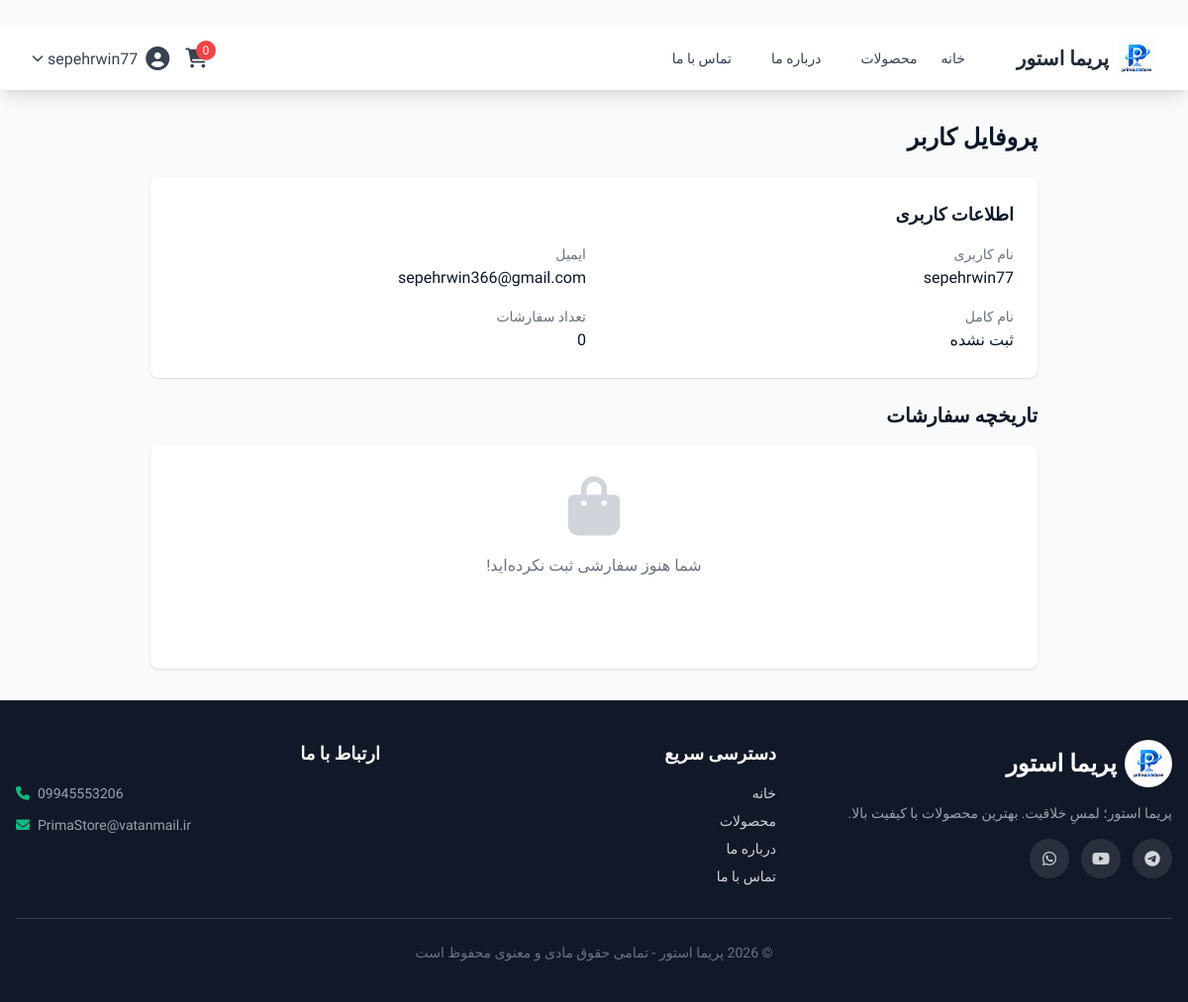
Screenshot of /profile (signed in) with the database file from the repository.
### app/main.py (models this page shows)
class User(UserMixin, db.Model):
    __tablename__ = 'users'
    id = db.Column(db.Integer, primary_key=True)
    username = db.Column(db.String(80), unique=True, nullable=False)
    email = db.Column(db.String(120), unique=True, nullable=False)
    password_hash = db.Column(db.String(200), nullable=False)
    full_name = db.Column(db.String(100))
    is_admin = db.Column(db.Boolean, default=False)
    is_active = db.Column(db.Boolean, default=True)

### app/main.py (the view)
@app.route('/profile')
@login_required
def profile():
    orders = Order.query.filter_by(user_id=current_user.id).order_by(Order.created_at.desc()).all()
    return render_template('profile.html', orders=orders)

### app/main.py (called while the page is built)
@login_manager.user_loader
def load_user(user_id):
    return User.query.get(int(user_id))

@app.context_processor
def inject_announcement():
    global announcement, announcement_link, announcement_page
    from datetime import datetime
    current_page = request.endpoint or ""
    show = False
    if announcement_page == "all":
        show = True
    elif announcement_page == "home" and current_page == "index":
        show = True
    elif announcement_page == "products" and current_page == "products":
        show = True
    elif announcement_page == "product" and current_page == "product_detail":
        show = True
    return {
        "announcement": announcement if show else None,
        "announcement_link": announcement_link if show else None,
        "now": datetime.now()
    }

### app/interfaces/templates/profile.html (shortened to what this page needs)
﻿{% extends "base.html" %}
{% block content %}
<div class="max-w-4xl mx-auto">
    <h1 class="text-2xl font-bold mb-6">پروفایل کاربر</h1>
    <div class="bg-white rounded-lg shadow p-6 mb-6">
        <h2 class="text-lg font-semibold mb-4">اطلاعات کاربری</h2>
        <div class="grid grid-cols-2 gap-4">
            <div>
                <p class="text-sm text-gray-500">نام کاربری</p>
                <p class="font-medium">{{ current_user.username }}</p>
            </div>
            <div>
                <p class="text-sm text-gray-500">ایمیل</p>
                <p class="font-medium">{{ current_user.email }}</p>
            </div>
            <div>
                <p class="text-sm text-gray-500">نام کامل</p>
                <p class="font-medium">{{ current_user.full_name or 'ثبت نشده' }}</p>
            </div>
            <div>
                <p class="text-sm text-gray-500">تعداد سفارشات</p>
                <p class="font-medium">{{ orders|length }}</p>
            </div>
        </div>
    </div>
    <h2 class="text-xl font-bold mb-4">تاریخچه سفارشات</h2>
    {% if orders %}
    <div class="bg-white rounded-lg shadow overflow-hidden">
        <table class="w-full">
            <thead>
                <tr class="bg-gray-100">
                    <th class="px-4 py-3 text-right">شماره سفارش</th>
                    <th class="px-4 py-3 text-right">تاریخ</th>
                    <th class="px-4 py-3 text-right">مبلغ</th>
                    <th class="px-4 py-3 text-right">وضعیت</th>
                    <th class="px-4 py-3 text-right">عملیات</th>
                </tr>
            </thead>
            <tbody>
                {% for order in orders %}
                <tr class="border-b hover:bg-gray-50">
                    <td class="px-4 py-3">{{ order.order_number }}</td>
                    <td class="px-4 py-3">{{ order.created_at.strftime('%Y/%m/%d') }}</td>
                    <td class="px-4 py-3">{{ order.total_amount|format_currency }}</td>
                    <td class="px-4 py-3">
                        <span class="px-2 py-1 rounded text-sm
                            {% if order.status == 'pending' %}bg-yellow-100 text-yellow-800
                            {% elif order.status == 'paid' %}bg-blue-100 text-blue-800
                            {% elif order.status == 'shipped' %}bg-purple-100 text-purple-800
                            {% elif order.status == 'delivered' %}bg-green-100 text-green-800
                            {% elif order.status == 'cancelled' %}bg-red-100 text-red-800
                            {% endif %}">
                            {{ order.status }}
                        </span>
                    </td>
                    <td class="px-4 py-3">
                        <a href="/order/{{ order.id }}" class="text-blue-600 hover:text-blue-800">
                            <i class="fas fa-eye"></i> مشاهده
                        </a>
                    </td>
                </tr>
                {% endfor %}
            </tbody>
        </table>
    </div>
    {% else %}
    <div class="bg-white rounded-lg shadow p-8 text-center">
        <i class="fas fa-shopping-bag text-6xl text-gray-300 mb-4"></i>
        <p class="text-gray-500">شما هنوز سفارشی ثبت نکرده‌اید!</p>
        <a href="/products" class="inline-block mt-4 bg-primary-600 text-white px-6 py-2 rounded-lg hover:bg-primary-700 transition">
        </a>
    </div>
    {% endif %}
</div>
{% endblock %}

### app/interfaces/templates/base.html (shortened to what this page needs)
<!DOCTYPE html>
<html lang="fa" dir="rtl">
<head>
    <script src="{{ url_for('static', filename='js/tailwind.js') }}"></script>
    <link href="https://cdnjs.cloudflare.com/ajax/libs/font-awesome/6.5.1/css/all.min.css" rel="stylesheet">
    <link rel="stylesheet" href="{{ url_for('static', filename='css/style.css') }}">
</head>
<body class="bg-gray-50 flex flex-col min-h-screen">
    <nav class="bg-white shadow-lg sticky top-0 z-50">
        <div class="max-w-7xl mx-auto px-4 sm:px-6 lg:px-8">
            <div class="flex justify-between h-16">
                <div class="flex items-center">
                    <a href="/" class="flex items-center gap-2 group">
                        <img src="{{ url_for('static', filename='images/logo.png') }}" alt="پریما استور" class="h-10 w-10 object-contain transition-transform duration-300 group-hover:scale-110 group-hover:rotate-6">
                        <span class="text-xl font-bold text-gray-800 transition-colors duration-300 group-hover:text-emerald-600">پریما استور</span>
                    </a>
                    <div class="hidden md:flex mr-10 space-x-4">
                        <a href="/" class="text-gray-700 hover:text-emerald-600 px-3 py-2 rounded-md text-sm font-medium transition">خانه</a>
                        <a href="/products" class="text-gray-700 hover:text-emerald-600 px-3 py-2 rounded-md text-sm font-medium transition">محصولات</a>
                        <a href="/about" class="text-gray-700 hover:text-emerald-600 px-3 py-2 rounded-md text-sm font-medium transition">درباره ما</a>
                        <a href="/contact" class="text-gray-700 hover:text-emerald-600 px-3 py-2 rounded-md text-sm font-medium transition">تماس با ما</a>
                    </div>
                </div>
                <div class="flex items-center space-x-4 space-x-reverse">
                    <a href="/cart" class="relative text-gray-700 hover:text-emerald-600 transition">
                        <i class="fas fa-shopping-cart text-xl"></i>
                        <span class="absolute -top-2 -right-2 bg-red-500 text-white text-xs rounded-full h-5 w-5 flex items-center justify-center">
                            {{ session.get('cart', {})|length }}
                        </span>
                    </a>
                    {% if current_user.is_authenticated %}
                    <div class="relative group">
                        <button class="flex items-center text-gray-700 hover:text-emerald-600 transition">
                            <i class="fas fa-user-circle text-2xl"></i>
                            <span class="mr-2">{{ current_user.username }}</span>
                            <i class="fas fa-chevron-down text-xs mr-1"></i>
                        </button>
                    {% else %}
                    <a href="/auth/login" class="text-gray-700 hover:text-emerald-600 transition font-medium">ورود</a>
                    <a href="/auth/register" class="bg-emerald-600 text-white px-4 py-2 rounded-lg hover:bg-emerald-700 transition font-medium">ثبت‌نام</a>
                    {% endif %}
                </div>
            </div>
        </div>
    </nav>
    <main class="flex-grow max-w-7xl mx-auto w-full px-4 py-8">
        {% block content %}{% endblock %}
    </main>
    <footer class="footer bg-gray-900 text-gray-300 mt-auto">
        <div class="max-w-7xl mx-auto px-4 py-10">
            <div class="grid grid-cols-1 md:grid-cols-3 gap-8">
                <div>
                    <a href="/" class="flex items-center gap-2 mb-4 text-white">
                        <img src="{{ url_for('static', filename='images/logo.png') }}" alt="پریما استور" class="h-12 w-12 object-contain bg-white rounded-full p-1">
                        <span class="text-2xl font-bold">پریما استور</span>
                    </a>
                    <p class="text-sm text-gray-400 mb-4">پریما استور؛ لمسِ خلاقیت. بهترین محصولات با کیفیت بالا.</p>
                    <div class="flex gap-3 mt-4">
                        <a href="#" class="social-icon"><i class="fab fa-telegram"></i></a>
                        <a href="#" class="social-icon"><i class="fab fa-youtube"></i></a>
                        <a href="#" class="social-icon"><i class="fab fa-whatsapp"></i></a>
                    </div>
                </div>
                <div>
                    <h4 class="text-white font-bold mb-4 text-lg">دسترسی سریع</h4>
                    <ul class="space-y-2 text-sm">
                        <li><a href="/" class="hover:text-emerald-400 transition">خانه</a></li>
                        <li><a href="/products" class="hover:text-emerald-400 transition">محصولات</a></li>
                        <li><a href="/about" class="hover:text-emerald-400 transition">درباره ما</a></li>
                        <li><a href="/contact" class="hover:text-emerald-400 transition">تماس با ما</a></li>
                    </ul>
                </div>
                <div>
                    <h4 class="text-white font-bold mb-4 text-lg">ارتباط با ما</h4>
                    <ul class="space-y-3 text-sm text-gray-400">
                        <li class="flex items-center gap-2" dir="ltr"><i class="fas fa-phone text-emerald-500"></i> 09945553206</li>
                        <li class="flex items-center gap-2" dir="ltr"><i class="fas fa-envelope text-emerald-500"></i> PrimaStore@vatanmail.ir</li>
                    </ul>
                </div>
            </div>
            <div class="border-t border-gray-700 mt-8 pt-6 text-center text-sm text-gray-500">
                © 2026 پریما استور - تمامی حقوق مادی و معنوی محفوظ است
            </div>
        </div>
    </footer>
</body>
</html>

### app/interfaces/static/css/style.css (style rules this page uses)
:root { --bg-primary: #f0f2f5; --bg-secondary: #ffffff; --bg-card: #ffffff; --bg-card-hover: #f8faff; --text-primary: #0a1628; --text-secondary: #4a5568; --text-muted: #a0aec0; --border-color: #e2e8f0; --primary: #2563eb; --primary-dark: #1d4ed8; --primary-light: rgba(37, 99, 235, 0.1); --primary-gradient: linear-gradient(135deg, #2563eb, #7c3aed); --secondary: #0ea5e9; --accent: #ec4899; --success: #10b981; --warning: #f59e0b; --shadow-sm: 0 1px 3px rgba(0,0,0,0.06); --shadow: 0 4px 20px rgba(0,0,0,0.08); --shadow-lg: 0 8px 40px rgba(0,0,0,0.12); --shadow-xl: 0 12px 60px rgba(0,0,0,0.16); --shadow-primary: 0 4px 20px rgba(37, 99, 235, 0.35); --radius: 16px; --radius-lg: 24px; --transition: all 0.3s cubic-bezier(0.4, 0, 0.2, 1); }
* { margin: 0; padding: 0; box-sizing: border-box; }
html { scroll-behavior: smooth; }
body { background: var(--bg-primary); color: var(--text-primary); font-family: 'Vazirmatn', system-ui, -apple-system, sans-serif; transition: var(--transition); min-height: 100vh; line-height: 1.7; }

### app/interfaces/templates/base.html (style rules this page uses)
body { font-family: 'Vazirmatn', sans-serif; }
.footer .social-icon { display: inline-flex; align-items: center; justify-content: center; width: 40px; height: 40px; border-radius: 50%; background: rgba(255,255,255,0.1); transition: all 0.3s; }

### rows the page displays
User: username "sepehrwin77", email "sepehrwin366@gmail.com", full_name "ثبت نشده"

### other values shown
{{ session.get('cart', {})|length }} "0"
{{ orders|length }} "0"
